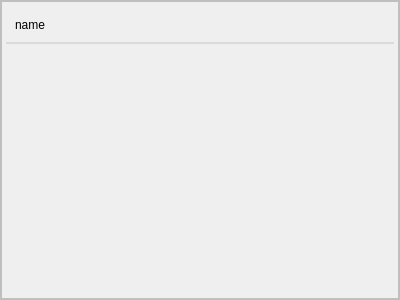
<?xml version="1.0" encoding="UTF-8"?>
<ui version="4.0">
 <class>Widget</class>
 <widget class="QWidget" name="Widget">
  <property name="geometry">
   <rect>
    <x>0</x>
    <y>0</y>
    <width>400</width>
    <height>300</height>
   </rect>
  </property>
  <property name="windowTitle">
   <string>Form</string>
  </property>
  <property name="styleSheet">
   <string notr="true"/>
  </property>
  <layout class="QVBoxLayout" name="verticalLayout" stretch="0">
   <property name="spacing">
    <number>6</number>
   </property>
   <property name="leftMargin">
    <number>0</number>
   </property>
   <property name="topMargin">
    <number>0</number>
   </property>
   <property name="rightMargin">
    <number>0</number>
   </property>
   <property name="bottomMargin">
    <number>0</number>
   </property>
   <item>
    <widget class="QWidget" name="container" native="true">
     <property name="styleSheet">
      <string notr="true">#container {
	border: 2px solid rgb(191, 191, 191);
}</string>
     </property>
     <layout class="QVBoxLayout" name="verticalLayout_2">
      <property name="spacing">
       <number>6</number>
      </property>
      <property name="leftMargin">
       <number>6</number>
      </property>
      <property name="topMargin">
       <number>6</number>
      </property>
      <property name="rightMargin">
       <number>6</number>
      </property>
      <property name="bottomMargin">
       <number>6</number>
      </property>
      <item>
       <widget class="QWidget" name="topBar" native="true">
        <property name="sizePolicy">
         <sizepolicy hsizetype="Preferred" vsizetype="Fixed">
          <horstretch>0</horstretch>
          <verstretch>0</verstretch>
         </sizepolicy>
        </property>
        <property name="styleSheet">
         <string notr="true">#topBar {
	border-bottom: 2px solid rgb(218, 218, 218);
}</string>
        </property>
        <layout class="QHBoxLayout" name="horizontalLayout">
         <item>
          <widget class="QLabel" name="name">
           <property name="text">
            <string>name</string>
           </property>
          </widget>
         </item>
         <item>
          <spacer name="horizontalSpacer">
           <property name="orientation">
            <enum>Qt::Horizontal</enum>
           </property>
           <property name="sizeHint" stdset="0">
            <size>
             <width>40</width>
             <height>20</height>
            </size>
           </property>
          </spacer>
         </item>
        </layout>
       </widget>
      </item>
      <item>
       <widget class="QWidget" name="content" native="true">
        <layout class="QVBoxLayout" name="verticalLayout_3">
         <property name="spacing">
          <number>0</number>
         </property>
         <property name="leftMargin">
          <number>0</number>
         </property>
         <property name="topMargin">
          <number>0</number>
         </property>
         <property name="rightMargin">
          <number>0</number>
         </property>
         <property name="bottomMargin">
          <number>0</number>
         </property>
        </layout>
       </widget>
      </item>
     </layout>
    </widget>
   </item>
  </layout>
 </widget>
 <resources/>
 <connections/>
</ui>
